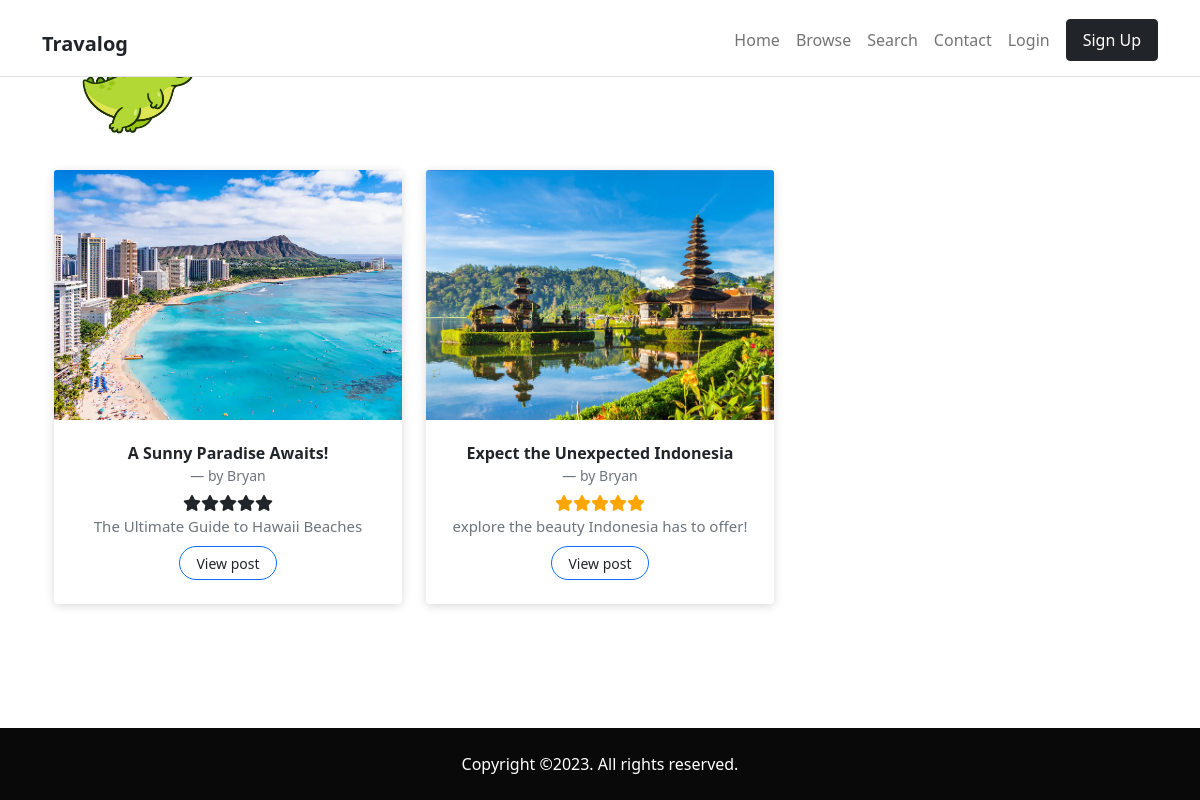
Page /profile.php?id=234567891 on the committed database.
### tables this page shows
CREATE TABLE `users` (
  `userid` int(128) NOT NULL,
  `username` varchar(255) NOT NULL,
  `password` varchar(255) NOT NULL,
  `profilepic` varchar(255) DEFAULT NULL,
  `profileintro` longtext DEFAULT NULL,
  `realname` varchar(255) NOT NULL,
  `email` varchar(255) NOT NULL,
  `telno` varchar(16) DEFAULT NULL,
  `token` varchar(255) DEFAULT NULL
);

CREATE TABLE `posts` (
  `postid` int(128) NOT NULL,
  `userid` int(128) NOT NULL,
  `title` varchar(255) NOT NULL,
  `caption` mediumtext NOT NULL,
  `content` longtext NOT NULL,
  `location` text NOT NULL,
  `continent` varchar(20) NOT NULL,
  `image` text NOT NULL,
  `tag` text NOT NULL,
  `createdtime` bigint(20) NOT NULL,
  `viewcount` int(11) NOT NULL
);

### profile.php (the view, shortened to what this page needs)
<!DOCTYPE html>
<html lang="en">
<?php
require_once("init_db.php");
include_once("helper_list_post.php");
$userid = intval($_GET["id"]) ?? die;
$stmt = $conn->prepare("SELECT userid, profilepic, profileintro, username, realname
 FROM users
 WHERE userid=?");
$stmt->bind_param("i", $userid);
if (!$stmt->execute()){
    http_response_code(500);
    die;
}
$result = $stmt->get_result();
if ($row = $result->fetch_object()){
    $userinfo = $row;
}
$stmt = $conn->prepare("SELECT posts.postid, posts.userid, title, caption, image, rating AS user_rating, AVG(ratings.rating) AS avg_rating
FROM posts
JOIN ratings ON posts.postid=ratings.postid
WHERE posts.userid=?");
$stmt->bind_param("i", $userid);
$result = $stmt->get_result();
$posts = [];
if ($result->num_rows){
    while($row = $result->fetch_object()){
        $posts[] = $row;
    }
}
?>
<head>
    <link href="https://cdn.jsdelivr.net/npm/bootstrap@5.1.3/dist/css/bootstrap.min.css" rel="stylesheet"
>
    <link rel="stylesheet" href="https://d19m59y37dris4.cloudfront.net/blog/2-0/css/style.default.622904dd.css"
        id="theme-stylesheet">
    <link rel="stylesheet" href="css/cards-gallery.css">
    <link rel="stylesheet" href="css/main.css">
</head>
<body>
    <nav class="navbar navbar-expand-lg navbar-light bg-white border-bottom py-2 fixed-top">
        <div class="container pt-1">
            <h1>
                <a class="navbar-brand text-md fw-bold text-dark" href="index.php">Travalog</a>
            </h1>
            <div class="collapse navbar-collapse" id="navbarSupportedContent">
                <ul class="navbar-nav ms-auto mb-2 mb-lg-0 align-items-lg-center">
                    <li class="nav-item"><a class="nav-link " href="index.php">Home</a>
                    </li>
                    <li class="nav-item"><a class="nav-link " href="browse.php">Browse</a>
                    </li>
                    <li class="nav-item"><a class="nav-link " href="search.php">Search</a>
                    </li>
                    <li class="nav-item"><a class="nav-link " href="contact.php">Contact</a>
                    </li>
                    <?php
                    if (isset($_SESSION["username"])) {
                        $username = $_SESSION["username"];
                        echo <<< LOGIN
                        <li class="nav-item"><a class="nav-link " href="my_posts.php">My Posts</a></li>
                        <li class="nav-item dropdown">
                            <a class="btn btn-style btn-dark ms-2 px-3 py-2 dropdown-toggle " href="#" id="navbarUserMenuLink" role="button" data-bs-toggle="dropdown" aria-expanded="false">
                                @$username
                            </a>
                            <ul class="dropdown-menu" aria-labelledby="navbarUserMenuLink">
                                <li><a class="dropdown-item" href="analysis.php">Analysis</a></li>
                                <li><a class="dropdown-item" href="my_profile.php">Edit profile</a></li>
                                <li><a class="dropdown-item" href="logout.php">Log out</a></li>
                            </ul>
                        </li>
                        LOGIN;
                    } else {
                        echo <<< OUTSIDE
                        <li class="nav-item"><a class="nav-link " href="login.php">Login</a></li>
                        <li class="nav-item "><a class="btn btn-style btn-dark ms-2 px-3 py-2 " href="register.php">Sign Up</a></li>
                        OUTSIDE;
                    }
                    ?>
                </ul>
            </div>
        </div>
    </nav>
    <section>
        <div class="container">
            <div class="container section-title row">
                <div class="col-2">
                    <picture class="author-pfp">
                        <?php echo isset($userinfo->profilepic) ?
                            '<img src="'.$userinfo->profilepic.'" class="img-fluid" alt="...">'
                            :
                            '<img src="image/profile_man.jpeg" class="img-fluid" alt="...">';
                        ?>
                    </picture>
                </div>
                <div class="col-10">
                    <h2>
                    </h2>
                    <p>
                    </p>
                </div>
            </div>
            <section class="gallery-block cards-gallery">
                <div class="container">
                    <div class="row">
                        <?php
                        [$posts, $total] = listProfilePostPreview($conn, $userid);
                        buildHTMLPostPreview($posts);
                        ?>
                    </div>
                </div>
            </section>
        </div>
    </section>
    <footer>
        <div class="copyrights text-white py-4" style="background: #090909">
            <div class="container">
                <div class="row text-center gy-2">
                    <div class="col-md-12">
                        <p class="mb-0 fw-light text-sm">Copyright &copy;2023. All rights reserved.</p>
                    </div>
                </div>
            </div>
        </div>
    </footer>
    <link rel="stylesheet" href="https://use.fontawesome.com/releases/v6.4.0/css/all.css">
</body>
</html>

### helper_list_post.php (shortened to what this page needs)
<?php
function buildHTMLPostPreview($posts, $edit=false){
    foreach ($posts as $post) {
        $output = "";
        $title = htmlentities($post->title);
        $output .= <<< HEADERPOST
        <div class="col-md-6 col-lg-4">
            <div class="card border-0 transform-on-hover">
                <picture>
                    <img src="$post->image" alt="Card Image" class="card-img-top">
                </picture>
                <div class="card-body">
                    <h6>$title</h6>
        HEADERPOST;
        if (!$edit) {
            $displayname = htmlentities(
                isset($post->realname) ? $post->realname : $post->username
            );
            $output .= '<small class="blockquote-footer mt-0">by ' . $displayname . '</small>';
            $output .= '<div class="container mt-1">';
            $rounded = round($post->avg_rating);
            for ($i = 0; $i < $rounded; $i++) {
                $output .= '<span class="fa fa-star checked"></span>';
            }
            for ($i = 0; $i < 5 - $rounded; $i++) {
                $output .= '<span class="fa fa-star"></span>';
            }
            $output .= '</div>';
        }
        $caption = htmlentities($post->caption);
        $output .= '<p class="text-muted card-text mb-2">'.$caption.'</p>';
        if ($edit){
            $output .= <<< BUTTONSACTION
                    <div class="float-end">
                        <button onclick="window.location.href='edit_post.php?id=$post->postid';" class="fa fa-edit btn btn-lg btn-outline-primary stretched-link"></button>
                        <button class="fa fa-trash btn btn-lg btn-outline-danger" style="position: relative; z-index: 1000;"
                        data-bs-toggle="modal" data-bs-target="#deleteModal" data-bs-postid="$post->postid" aria-hidden="true"></button>
                    </div>
            BUTTONSACTION;
        } else {
            $output .= '<a href="post.php?id=' . $post->postid . '" class="btn btn-outline-primary btn-rounded px-3 py-1 stretched-link"><small>View post</small></a>';
        }
        $output .= <<< ENDPOST
                </div>
            </div>
        </div>
        ENDPOST;
        echo $output;
    }
}
function listProfilePostPreview($conn, $userid = null){
    $stmt = $conn->prepare("SELECT posts.postid, title, caption, image, realname, username, AVG(ratings.rating) AS avg_rating,
      (SELECT count(*) FROM posts WHERE posts.userid= ? ) AS postCount
    FROM posts
    LEFT JOIN ratings ON posts.postid=ratings.postid
    LEFT JOIN users ON posts.userid=users.userid
    WHERE posts.userid= ?
    GROUP BY posts.postid
    ORDER BY createdtime DESC");
    $stmt->bind_param("ss", $userid, $userid);
    if (!$stmt->execute()){
        return null;
    }
    $result = $stmt->get_result();
    if ($result->num_rows){
        $count = 0;
        while($row = $result->fetch_object()){
            $resultarr[] = $row;
            $count = $row->postCount;
        }
        return array($resultarr, $count);
    } else {
        return array(null, 0);
    }
}

### css/cards-gallery.css (style rules this page uses)
.gallery-block { padding: 1rem 0; }
.gallery-block.cards-gallery h6 { font-weight: bold; margin-bottom: 0; padding-bottom: 0; }
.gallery-block.cards-gallery .card { transition: 0.4s ease; }
.gallery-block.cards-gallery .card picture, .gallery-block.cards-gallery .card img { object-fit: cover; height: 250px; }
.gallery-block.cards-gallery .card-body { text-align: center; padding: 1.5rem 1.5rem; }
.gallery-block.cards-gallery .card-body p { font-size: 15px; }
.gallery-block.cards-gallery a { color: #212529; }
.gallery-block.cards-gallery .card { margin-bottom: 30px; box-shadow: 0px 2px 10px rgba(0, 0, 0, 0.15); }

### css/main.css (style rules this page uses)
.checked, .star-widget .fa-star:hover, .star-widget .fa-star:hover~.fa-star, .star-widget input:checked~label { color: orange; }
.author-pfp img { min-width: 35px; width: 100%; border-radius: 50%; }
.btn-rounded { border-radius: 5rem; }
body { min-height: 100vh; display: grid; grid-template-rows: 1fr auto; }

### rows in the picture
users: profilepic (picture)
posts: image (picture), title "A Sunny Paradise Awaits!", userid.realname "Bryan", caption "The Ultimate Guide to Hawaii Beaches"
posts: image (picture), title "Expect the Unexpected Indonesia", userid.realname "Bryan", caption "explore the beauty Indonesia has to offer!"
